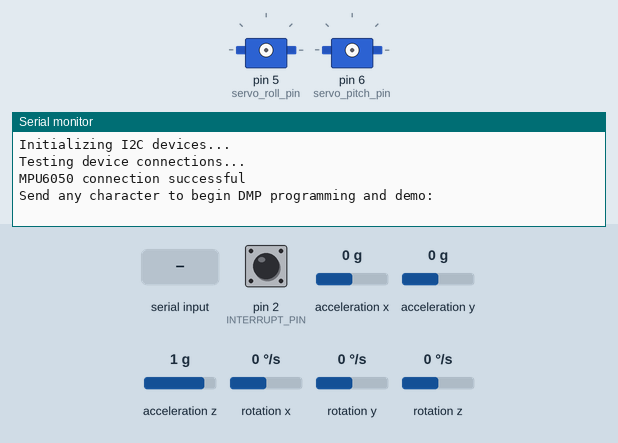
A sketch run on a simulated Arduino Uno, built with avr-gcc and run on an emulated ATmega328P. Parts: 2 × servo, the last lines printed to the serial monitor. The inputs (shaded band) are chosen by the test bench; at power-on: acceleration x 0 g, acceleration y 0 g, acceleration z 1 g, rotation z 0 °/s, pin 2 (INTERRUPT_PIN) LOW, rotation x 0 °/s, rotation y 0 °/s. The sensor or clock chip raises its interrupt line as the real part does.

Above: at 0.9 s.
1.0 s: "1" received over Serial
At 1.52 s:
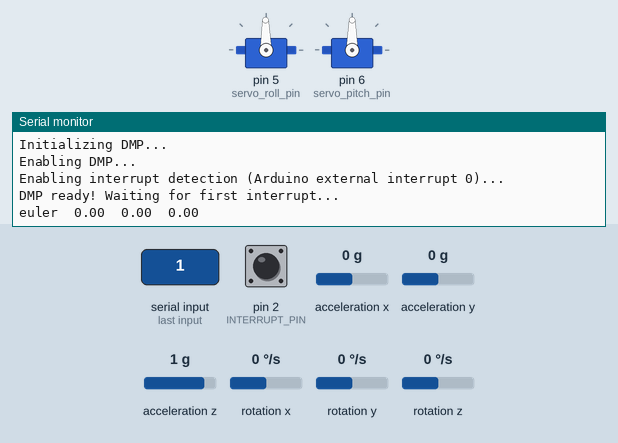
3.0 s: acceleration x set to -1.4 g
At 3.6 s:
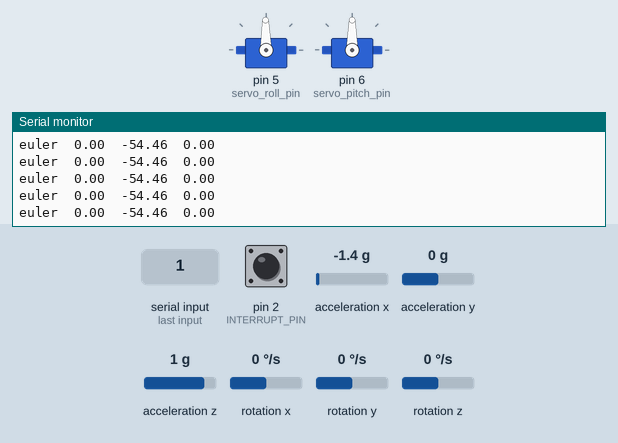
4.5 s: acceleration y set to -1.4 g
At 5.5 s:
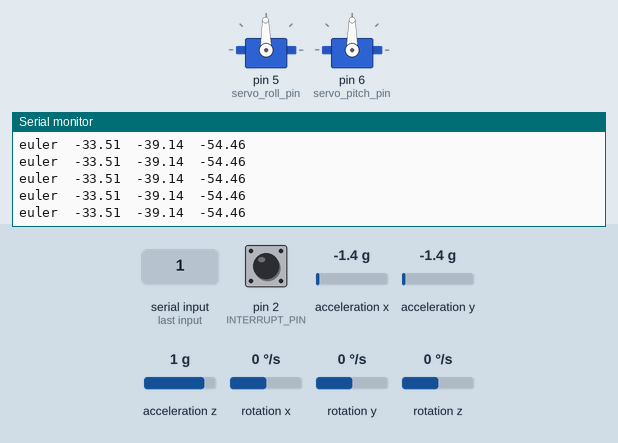
6.0 s: acceleration z set to -1.4 g
At 6.8 s:
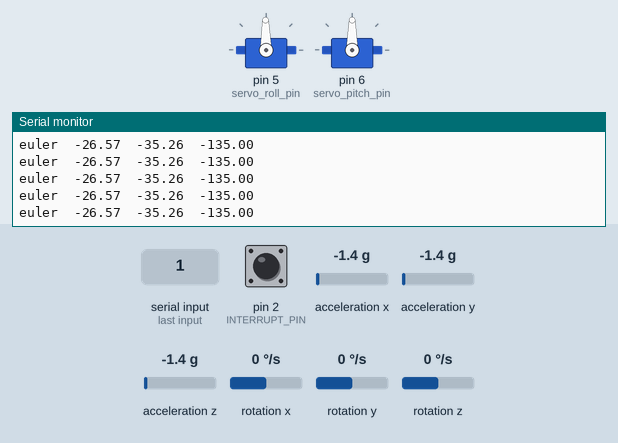
7.5 s: rotation z set to -192 °/s
At 8.6 s:
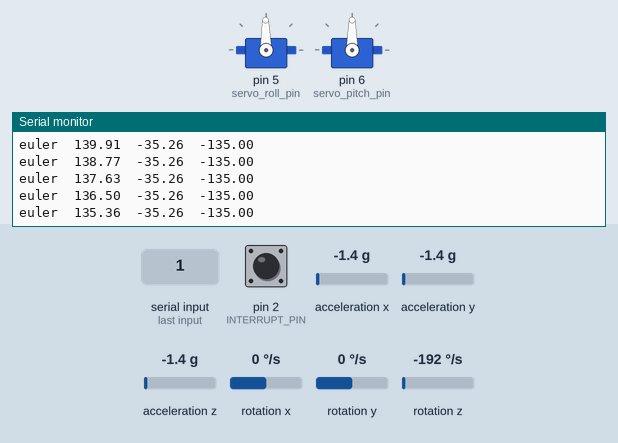
Timing chart, 0 to 10.0 s (numbered marks = the images above; inputs shaded):
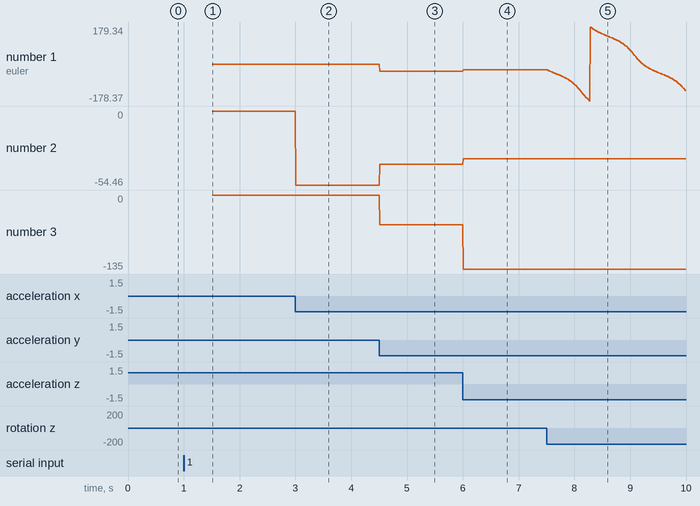

The sketch:

servo_with_imu.ino
```cpp
#include <Servo.h>
#include "I2Cdev.h"
#include "MPU6050_6Axis_MotionApps20.h"
#if I2CDEV_IMPLEMENTATION == I2CDEV_ARDUINO_WIRE
    #include "Wire.h"
#endif

class ServoController
{
  public:
    // Constructor to initialize pin and bias
    ServoController(int servo_pin, int bias_position)
      : pin(servo_pin), bias(bias_position), position(0) {}

    // Attach the servo to its pin and move to bias position
    void initialize() {
      servo.attach(pin);
      moveTo(bias); // Move to the bias position on initialization
    }

    // Move servo to specified position, including bias
    void moveTo(int pos) {
      position = pos; //+ bias;
      // position = constrain(position); // Ensure within bounds
      servo.write(position);
    }

    // Set a new bias dynamically if needed
    void setBias(int new_bias) {
      bias = new_bias;
    }

    // Get the current position (including bias)
    int getPosition() const {
      return position;
    }

  private:
    Servo servo;      // Servo object
    int pin;          // Pin connected to the servo
    int position;     // Current position of the servo (with bias applied)
    int bias;         // Bias offset for the servo position
};

// Global variables
// class default I2C address is 0x68
// specific I2C addresses may be passed as a parameter here
// AD0 low = 0x68 (default for SparkFun breakout and InvenSense evaluation board)
// AD0 high = 0x69
MPU6050 mpu;
#define OUTPUT_READABLE_EULER
#define INTERRUPT_PIN 2  // use pin 2 on Arduino Uno & most boards
// MPU control/status vars
bool dmpReady = false;  // set true if DMP init was successful
uint8_t mpuIntStatus;   // holds actual interrupt status byte from MPU
uint8_t devStatus;      // return status after each device operation (0 = success, !0 = error)
uint16_t packetSize;    // expected DMP packet size (default is 42 bytes)
uint16_t fifoCount;     // count of all bytes currently in FIFO
uint8_t fifoBuffer[64]; // FIFO storage buffer

// orientation/motion vars
Quaternion q;           // [w, x, y, z]         quaternion container
VectorInt16 aa;         // [x, y, z]            accel sensor measurements
VectorInt16 aaReal;     // [x, y, z]            gravity-free accel sensor measurements
VectorInt16 aaWorld;    // [x, y, z]            world-frame accel sensor measurements
VectorFloat gravity;    // [x, y, z]            gravity vector
float euler[3];         // [psi, theta, phi]    Euler angle container
float ypr[3];           // [yaw, pitch, roll]   yaw/pitch/roll container and gravity vector

// ================================================================
// ===               INTERRUPT DETECTION ROUTINE                ===
// ================================================================

volatile bool mpuInterrupt = false;     // indicates whether MPU interrupt pin has gone high
void dmpDataReady() {
    mpuInterrupt = true;
}


const int servo_roll_pin = 5;
const int bias_servo_roll_position = 91;
ServoController servoRoll(servo_roll_pin, bias_servo_roll_position);

const int servo_pitch_pin = 6;
const int bias_servo_pitch_position = 90;
ServoController servoPitch(servo_pitch_pin, bias_servo_pitch_position);

void initServos() {
  servoRoll.initialize();
  servoPitch.initialize();
}

void initMPU()
{
  // join I2C bus (I2Cdev library doesn't do this automatically)
  #if I2CDEV_IMPLEMENTATION == I2CDEV_ARDUINO_WIRE
      Wire.begin();
      Wire.setClock(400000); // 400kHz I2C clock. Comment this line if having compilation difficulties
  #elif I2CDEV_IMPLEMENTATION == I2CDEV_BUILTIN_FASTWIRE
      Fastwire::setup(400, true);
  #endif

    Serial.begin(115200);
    while (!Serial); // wait for Leonardo enumeration, others continue immediately

    // NOTE: 8MHz or slower host processors, like the Teensy @ 3.3V or Arduino
    // Pro Mini running at 3.3V, cannot handle this baud rate reliably due to
    // the baud timing being too misaligned with processor ticks. You must use
    // 38400 or slower in these cases, or use some kind of external separate
    // crystal solution for the UART timer.

    // initialize device
    Serial.println(F("Initializing I2C devices..."));
    mpu.initialize();
    pinMode(INTERRUPT_PIN, INPUT);

    // verify connection
    Serial.println(F("Testing device connections..."));
    Serial.println(mpu.testConnection() ? F("MPU6050 connection successful") : F("MPU6050 connection failed"));

    // wait for ready
    Serial.println(F("\nSend any character to begin DMP programming and demo: "));
    while (Serial.available() && Serial.read()); // empty buffer
    while (!Serial.available());                 // wait for data
    while (Serial.available() && Serial.read()); // empty buffer again

    // load and configure the DMP
    Serial.println(F("Initializing DMP..."));
    devStatus = mpu.dmpInitialize();

    // supply your own gyro offsets here, scaled for min sensitivity
    mpu.setXGyroOffset(220);
    mpu.setYGyroOffset(76);
    mpu.setZGyroOffset(-85);
    mpu.setZAccelOffset(1788); // 1688 factory default for my test chip

    // make sure it worked (returns 0 if so)
    if (devStatus == 0) {
        // Calibration Time: generate offsets and calibrate our MPU6050
        mpu.CalibrateAccel(6);
        mpu.CalibrateGyro(6);
        mpu.PrintActiveOffsets();
        // turn on the DMP, now that it's ready
        Serial.println(F("Enabling DMP..."));
        mpu.setDMPEnabled(true);

        // enable Arduino interrupt detection
        Serial.print(F("Enabling interrupt detection (Arduino external interrupt "));
        Serial.print(digitalPinToInterrupt(INTERRUPT_PIN));
        Serial.println(F(")..."));
        attachInterrupt(digitalPinToInterrupt(INTERRUPT_PIN), dmpDataReady, RISING);
        mpuIntStatus = mpu.getIntStatus();

        // set our DMP Ready flag so the main loop() function knows it's okay to use it
        Serial.println(F("DMP ready! Waiting for first interrupt..."));
        dmpReady = true;

        // get expected DMP packet size for later comparison
        packetSize = mpu.dmpGetFIFOPacketSize();
    } else {
        // ERROR!
        // 1 = initial memory load failed
        // 2 = DMP configuration updates failed
        // (if it's going to break, usually the code will be 1)
        Serial.print(F("DMP Initialization failed (code "));
        Serial.print(devStatus);
        Serial.println(F(")"));
    }
}

void setup() {
  initMPU();
  initServos();
}

void loop() {
  if (!dmpReady) return;
  if (mpu.dmpGetCurrentFIFOPacket(fifoBuffer))
  { // Get the Latest packet
    mpu.dmpGetQuaternion(&q, fifoBuffer);
    mpu.dmpGetEuler(euler, &q);
    Serial.print("euler\t");
    Serial.print(euler[0] * 180/M_PI);
    Serial.print("\t");
    Serial.print(euler[1] * 180/M_PI);
    Serial.print("\t");
    Serial.println(euler[2] * 180/M_PI);
  }
  // Example usage:
  // servoRoll.moveTo(90);
  // for (int pos = 0; pos <= 180; pos += 1) {
  //   servoRoll.moveTo(pos);
  //   delay(15);
  // }
  // for (int pos = 180; pos >= 0; pos -= 1) {
  //   servoRoll.moveTo(pos);
  //   delay(15);
  // }
}
```

Measured:
- after the input at 1.0 s, the serial monitor: prints a new line at once (image 1)
- after the input at 3.0 s, the serial monitor: prints a new line at once (image 2)
- after the input at 4.5 s, the serial monitor: prints a new line at once (image 3)
- after the input at 6.0 s, the serial monitor: prints a new line at once (image 4)
- after the input at 7.5 s, the serial monitor: prints a new line at once (image 5)
- plotted number 1: 0 → -33.51 after the input at 4.5 s, -33.51 → -26.57 after the input at 6.0 s, -26.57 → -129.81 after the input at 7.5 s
- plotted number 2: 0 → -54.46 after the input at 3.0 s, -54.46 → -39.14 after the input at 4.5 s, -39.14 → -35.26 after the input at 6.0 s
- plotted number 3: -54.46 → -135 after the input at 6.0 s
